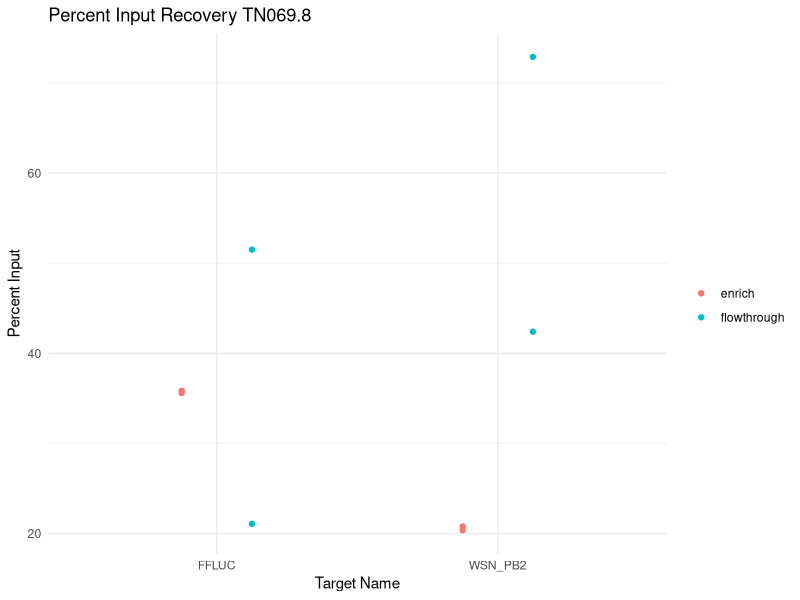

Generate this figure with R:
library(tidyverse)

df <- read.csv("TN069/69.8/TN069.8_filtered.csv")

data <- df %>%
    group_by(Sample.Name, Target.Name, Task) %>%
    summarize(
        mean.CT = mean(CT, na.rm = TRUE),
        .groups = 'drop'
    ) %>%
    pivot_wider(names_from = Sample.Name, values_from = mean.CT)

data_enrich <- data %>%
    mutate(
        across(
            .cols = c(enrich, flowthrough),
            .fns = ~ .x - input + log2(0.1^-1),
            .names = "dCT_{.col}"
        )
    ) %>%
    mutate(
        across(
            .cols = starts_with("dCT_"),
            .fns = ~ 2^(-.x),
            .names = "foldchange_{.col}"
        )
    ) %>%
    rename_with(
        .cols = starts_with("foldchange_"),
        .fn = ~ str_replace(.x, "foldchange_dCT", "foldchange")
    ) %>%
    mutate(
        across(
            .cols = starts_with("foldchange_"),
            .fns = ~ .x * 100,
            .names = "percent_input_{.col}"
        )
    ) %>%
    rename_with(
        .cols = starts_with("percent_input"),
        .fn = ~ str_replace(.x, "percent_input_foldchange_", "percent_input_")
    )
write.csv(data_enrich, "TN069/69.8/TN069.8_output.csv", row.names = FALSE)

plot_data <- data_enrich %>%
    select(Target.Name, starts_with("percent_input"), Task) %>%
    rename_with(
        .cols = starts_with("percent_input"),
        .fn = ~ str_replace(.x, "percent_input_", "")
    ) %>%
    pivot_longer(
        cols = c("enrich", "flowthrough"),
        names_to = "condition",
        values_to = "percent_input"
    )

p <- ggplot(plot_data, aes(x = Target.Name, y = percent_input, color = condition)) +
    geom_point(stat = "identity", position = position_dodge(width = 0.5)) +
    labs(
        title = "Percent Input Recovery TN069.8",
        x = "Target Name",
        y = "Percent Input",
        color = ""
        ) +
    theme_minimal()
ggsave("TN069/69.8/TN069.8_percent_input_recovery_plot.png", plot = p, width = 8, height = 6)
